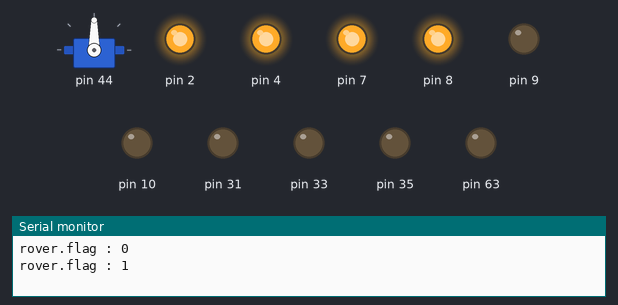
A sketch run on a simulated Arduino Mega 2560, built with avr-gcc and run on an emulated ATmega2560. Parts: servo, output pins drawn as LEDs (lit = HIGH), the last lines printed to the serial monitor.

Above: at 1.05 s.
At 11.0 s:
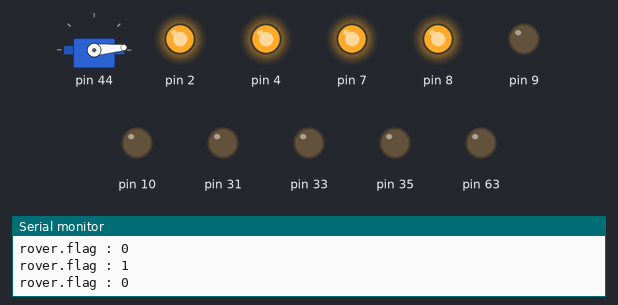
Timing chart, 0 to 14.0 s (numbered marks = the images above):
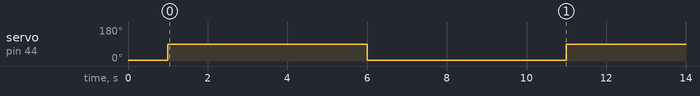

The sketch:

flag2.ino
```cpp
#include <SRC16_Rover.h>

void setup(void){
	rover.init();
}

void loop(void){
	rover.flag(1);
	delay(5000);
	rover.flag(0);
	delay(5000);
}
```

Measured:
- by itself, servo on pin 44: alternates 90° for 5.0 s and 5° for 5.0 s
